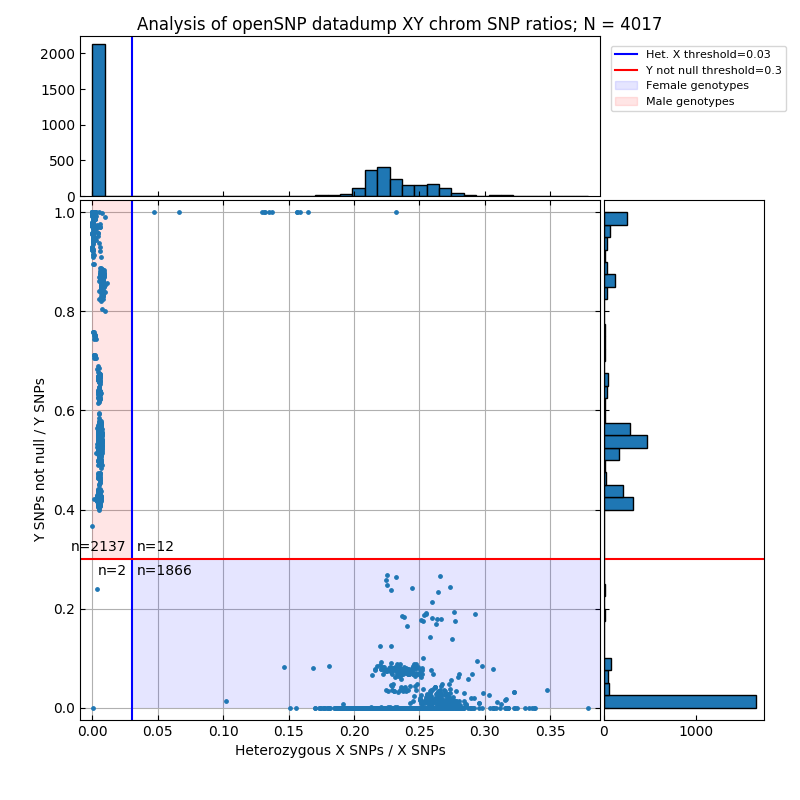

Source code (Python):
import logging
import os
import random

from atomicwrites import atomic_write
import numpy as np
from matplotlib import patches
import matplotlib.pyplot as plt
import pandas as pd

from snps import SNPs
from snps.resources import Resources
from snps.utils import Parallelizer, save_df_as_csv, create_dir

OUTPUT_DIR = "output"

# create output directory for this example
create_dir(OUTPUT_DIR)

# assume script is being run from examples dir
r = Resources(resources_dir="../../resources")

# setup logger to output to file in output directory
logging.basicConfig(
    filename="{}".format(os.path.join(OUTPUT_DIR, "xy-chrom-snp-ratios.txt")),
    format="%(asctime)s#%(message)s",
    filemode="w",
    level=logging.INFO,
)

logger = logging.getLogger()


def get_xy_chrom_snp_ratios(task):
    file = task["file"]

    try:
        logger.info("loading {}".format(file))
        s = SNPs(r.load_opensnp_datadump_file(file), assign_par_snps=False)
    except Exception as err:
        logger.error("{}#{}".format(file, err))
        return None

    try:
        if s.snp_count != 0:
            # get X chromosome statistics
            x_snps = len(s.snps.loc[(s.snps["chrom"] == "X")])
            heterozygous_x_snps = len(
                s.snps.loc[
                    (s.snps["chrom"] == "X")
                    & (s.snps["genotype"].notnull())
                    & (s.snps["genotype"].str.len() == 2)
                    & (s.snps["genotype"].str[0] != s.snps["genotype"].str[1])
                ]
            )

            # get Y chromosome statistics
            y_snps = len(s.snps.loc[(s.snps["chrom"] == "Y")])
            y_snps_not_null = len(
                s.snps.loc[(s.snps["chrom"] == "Y") & (s.snps["genotype"].notnull())]
            )

            return [
                file,
                s.source,
                s.build,
                s.build_detected,
                x_snps,
                heterozygous_x_snps,
                y_snps,
                y_snps_not_null,
                s.snp_count,
            ]
        else:
            logger.info("{}#{}".format(file, "no SNPs processed"))

    except Exception as err:
        logger.error("{}#{}".format(file, err))
        return None


def create_analysis_plot(
    df_ratios, heterozygous_x_snps_threshold=0.03, y_snps_not_null_threshold=0.3
):
    # https://matplotlib.org/gallery/lines_bars_and_markers/scatter_hist.html#sphx-glr-gallery-lines-bars-and-markers-scatter-hist-py

    x = df_ratios["heterozygous_x_snps_ratio"]
    y = df_ratios["y_snps_not_null_ratio"]
    alpha = 0.1

    # definitions for the axes
    left, width = 0.1, 0.65
    bottom, height = 0.1, 0.65
    spacing = 0.005

    rect_scatter = [left, bottom, width, height]
    rect_histx = [left, bottom + height + spacing, width, 0.2]
    rect_histy = [left + width + spacing, bottom, 0.2, height]

    # start with a rectangular Figure
    fig = plt.figure(figsize=(8, 8))
    fig.suptitle(
        "Analysis of openSNP datadump XY chrom SNP ratios; N = {}".format(len(df))
    )

    ax_scatter = plt.axes(rect_scatter)
    ax_scatter.tick_params(direction="in", top=True, right=True)
    ax_histx = plt.axes(rect_histx)
    ax_histx.tick_params(direction="in", labelbottom=False)
    ax_histy = plt.axes(rect_histy)
    ax_histy.tick_params(direction="in", labelleft=False)

    # now determine nice limits by hand:
    bins = 40
    ax_spacing = 0.025
    binwidth_x = x.max() / bins
    binwidth_y = y.max() / bins
    lim_x = np.ceil(x.max() / binwidth_x) * binwidth_x
    lim_y = np.ceil(y.max() / binwidth_y) * binwidth_y
    ax_scatter.set_xlim((-lim_x * ax_spacing, lim_x + lim_x * ax_spacing))
    ax_scatter.set_ylim((-lim_y * ax_spacing, lim_y + lim_y * ax_spacing))
    ax_scatter.grid(True)
    ax_scatter.set_axisbelow(True)
    ax_scatter.set_xlabel("Heterozygous X SNPs / X SNPs")
    ax_scatter.set_ylabel("Y SNPs not null / Y SNPs")

    heterozygous_x_snps_threshold_line = ax_scatter.axvline(
        x=heterozygous_x_snps_threshold,
        c="blue",
        label="Het. X threshold={}".format(heterozygous_x_snps_threshold),
    )
    y_snps_not_null_threshold_line = ax_scatter.axhline(
        y=y_snps_not_null_threshold,
        c="red",
        label="Y not null threshold={}".format(y_snps_not_null_threshold),
    )

    # fill genotype areas
    ax_scatter.fill_between(
        [heterozygous_x_snps_threshold, lim_x + lim_x * ax_spacing],
        y_snps_not_null_threshold,
        facecolor="blue",
        alpha=alpha,
    )
    ax_scatter.fill_between(
        [0, heterozygous_x_snps_threshold],
        y_snps_not_null_threshold,
        lim_y + lim_y * ax_spacing,
        facecolor="red",
        alpha=alpha,
    )

    # add the points
    ax_scatter.scatter(x, y, s=6)

    # add the histograms
    bins_x = np.arange(0, lim_x + binwidth_x, binwidth_x)
    bins_y = np.arange(0, lim_y + binwidth_y, binwidth_y)
    ax_histx.hist(x, bins=bins_x, edgecolor="black")
    ax_histy.hist(y, bins=bins_y, orientation="horizontal", edgecolor="black")
    ax_histx.axvline(x=heterozygous_x_snps_threshold, c="blue")
    ax_histy.axhline(y=y_snps_not_null_threshold, c="red")
    ax_histx.set_xlim(ax_scatter.get_xlim())
    ax_histy.set_ylim(ax_scatter.get_ylim())

    # add legend
    handles = [
        heterozygous_x_snps_threshold_line,
        y_snps_not_null_threshold_line,
        patches.Patch(color="blue", alpha=alpha, label="Female genotypes"),
        patches.Patch(color="red", alpha=alpha, label="Male genotypes"),
    ]
    fig.legend(
        handles=handles, loc="upper right", bbox_to_anchor=(0.99, 0.95), fontsize=8
    )

    # annotate count of values in each quadrant of the scatterplot
    x_offset = lim_x * 0.01
    y_offset = lim_y * 0.01
    ax_scatter.annotate(
        "n={}".format(
            len(
                df_ratios.loc[
                    (
                        df_ratios.heterozygous_x_snps_ratio
                        < heterozygous_x_snps_threshold
                    )
                    & (df_ratios.y_snps_not_null_ratio < y_snps_not_null_threshold)
                ]
            )
        ),
        (
            heterozygous_x_snps_threshold - x_offset,
            y_snps_not_null_threshold - y_offset,
        ),
        ha="right",
        va="top",
    )
    ax_scatter.annotate(
        "n={}".format(
            len(
                df_ratios.loc[
                    (
                        df_ratios.heterozygous_x_snps_ratio
                        < heterozygous_x_snps_threshold
                    )
                    & (df_ratios.y_snps_not_null_ratio >= y_snps_not_null_threshold)
                ]
            )
        ),
        (
            heterozygous_x_snps_threshold - x_offset,
            y_snps_not_null_threshold + y_offset,
        ),
        ha="right",
        va="bottom",
    )
    ax_scatter.annotate(
        "n={}".format(
            len(
                df_ratios.loc[
                    (
                        df_ratios.heterozygous_x_snps_ratio
                        >= heterozygous_x_snps_threshold
                    )
                    & (df_ratios.y_snps_not_null_ratio >= y_snps_not_null_threshold)
                ]
            )
        ),
        (
            heterozygous_x_snps_threshold + x_offset,
            y_snps_not_null_threshold + y_offset,
        ),
        ha="left",
        va="bottom",
    )
    ax_scatter.annotate(
        "n={}".format(
            len(
                df_ratios.loc[
                    (
                        df_ratios.heterozygous_x_snps_ratio
                        >= heterozygous_x_snps_threshold
                    )
                    & (df_ratios.y_snps_not_null_ratio < y_snps_not_null_threshold)
                ]
            )
        ),
        (
            heterozygous_x_snps_threshold + x_offset,
            y_snps_not_null_threshold - y_offset,
        ),
        ha="left",
        va="top",
    )

    return plt


if __name__ == "__main__":
    logger.info("start")

    # get filenames from openSNP data dump
    filenames = r.get_opensnp_datadump_filenames()

    # draw a sample from the observations
    random.seed(1)
    SAMPLE_SIZE = len(filenames)
    # SAMPLE_SIZE = 10
    samples = random.sample(range(len(filenames)), SAMPLE_SIZE)

    # setup tasks for parallelizing / execution on multiple cores
    p = Parallelizer(parallelize=True)
    tasks = [{"file": filenames[i]} for i in samples]

    # results are a list of lists
    rows = p(get_xy_chrom_snp_ratios, tasks)

    # remove None results
    rows = [row for row in rows if row]

    df = pd.DataFrame(
        rows,
        columns=[
            "file",
            "source",
            "build",
            "build_detected",
            "x_snps",
            "heterozygous_x_snps",
            "y_snps",
            "y_snps_not_null",
            "snp_count",
        ],
    )

    # derive the columns we want to analyze
    df["heterozygous_x_snps_ratio"] = df.heterozygous_x_snps / df.x_snps
    df["y_snps_not_null_ratio"] = df.y_snps_not_null / df.y_snps

    df.drop(df.loc[df["heterozygous_x_snps_ratio"].isna()].index, inplace=True)
    df.drop(df.loc[df["y_snps_not_null_ratio"].isna()].index, inplace=True)

    plt = create_analysis_plot(
        df[["heterozygous_x_snps_ratio", "y_snps_not_null_ratio"]]
    )

    # save output
    with atomic_write(
        "{}".format(os.path.join(OUTPUT_DIR, "xy-chrom-snp-ratios.png")),
        mode="wb",
        overwrite=True,
    ) as f:
        plt.savefig(f)

    save_df_as_csv(df, OUTPUT_DIR, "xy-chrom-snp-ratios.csv")

    logger.info("stop")
